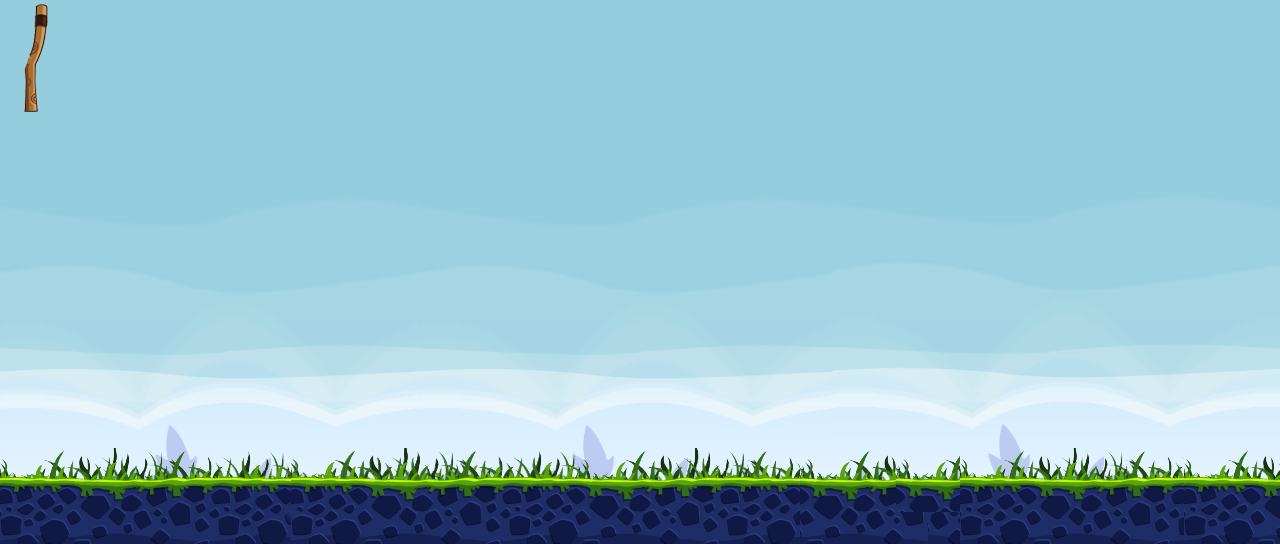

Below is a game level as drawn by its tile map, then a one-line description and the .tmx that defines it (tile-layer data replaced by summaries):
An orthogonal 40x17 tile map with 32x32 px tiles, 1 tile layer (Ground), 2 image layers and 9 objects.

<map version="1.0" orientation="orthogonal" renderorder="right-down" width="40" height="17" tilewidth="32" tileheight="32" nextobjectid="69">
 <tileset firstgid="1" name="gr" tilewidth="32" tileheight="32" tilecount="100">
  <image source="angrybirds/gr.png" width="801" height="136" />
  <tile id="76">
   <animation>
    <frame tileid="51" duration="100" />
    <frame tileid="52" duration="100" />
    <frame tileid="53" duration="100" />
    <frame tileid="54" duration="100" />
    <frame tileid="55" duration="100" />
    <frame tileid="76" duration="100" />
    <frame tileid="77" duration="100" />
    <frame tileid="78" duration="100" />
    <frame tileid="79" duration="100" />
    <frame tileid="80" duration="100" />
   </animation>
  </tile>
 </tileset>
 <imagelayer name="Background" y="-70">
  <image source="angrybirds/background.png" />
 </imagelayer>
 <layer name="Ground" width="40" height="17">
  <data>[680 cells, 120 non-empty, 75 distinct tile ids]</data>
 </layer>
 <objectgroup color="#ff0000" draworder="index" name="Ground">
  <object id="16" x="-144.454" y="483.67" width="2376.45" height="58.67" />
 </objectgroup>
 <objectgroup color="#06a48c" name="Physics_ Building">
  <object id="6" x="1115.47" y="364.285" width="43.7268" height="113.048" />
  <object id="8" x="1053.37" y="73.4913" width="76.0899" height="26.088" />
  <object id="10" x="1027.37" y="365.865" width="38.197" height="113.048" />
  <object id="11" x="1053.31" y="181.245" width="78.2639" height="26.088" />
  <object id="40" x="1112.33" y="211.5" width="35.6041" height="103.509" />
  <object id="57" x="1029.87" y="212.323" width="36.4611" height="103.509" />
  <object id="58" x="993.566" y="319.67" width="196.204" height="42.9365" />
  <object id="60" x="1060" y="104.333" width="68" height="71.7419" />
 </objectgroup>
 <objectgroup name="Bird" />
 <imagelayer name="Image Layer 2" x="130" y="369">
  <image source="angrybirds/slingshot.png" />
 </imagelayer>
</map>